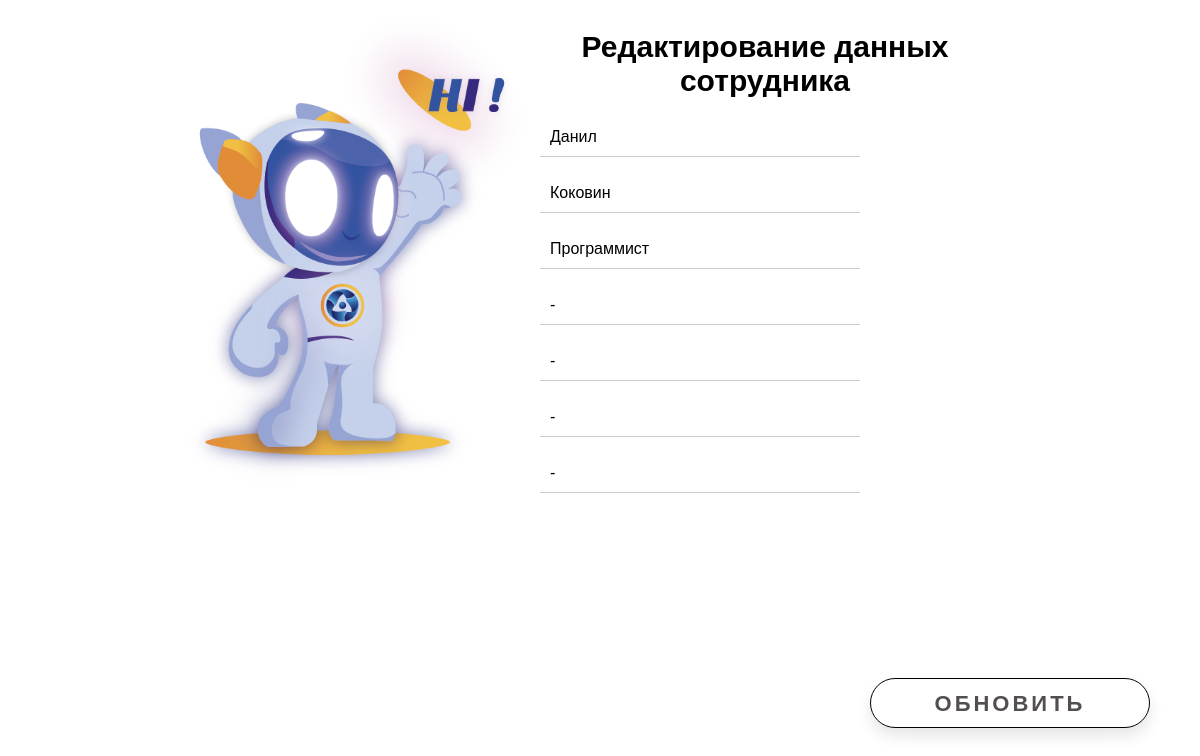
Screenshot of /2/update (signed in) with the database file from the repository.
### main/models.py (models this page shows, shortened)
class Members(User):
    name = models.CharField('Имя', max_length=50)
    surname = models.CharField('Фамилия', max_length=50)
    dolznost = models.CharField('Должность', max_length=50)
    Zadanie1 = models.CharField('Задание 1', max_length=20, blank=True, default='-')
    Zadanie2 = models.CharField('Задание 2', max_length=20, blank=True, default='-')
    Zadanie3 = models.CharField('Задание 3', max_length=20, blank=True, default='-')
    Zadanie4 = models.CharField('Задание 4', max_length=20, blank=True, default='-')
    zp = models.CharField('Заработная плата', max_length=20)
    class Meta:
        verbose_name = 'Сотрудника'
        verbose_name_plural = 'Сотрудники'

### main/views.py (the view)
# urls.py: path('<int:pk>/update', views.SotrudUpdateView.as_view(), name='sotrud-update'),
class SotrudUpdateView(LoginRequiredMixin, UpdateView):
    model = Members
    template_name = 'main/update.html'
    form_class = MembersForm
    raise_exception = True

### main/templates/main/update.html (shortened to what this page needs)
{% extends 'main/layout.html' %}
{% block content %}
{% if request.user.is_staff %}
<h1>Редактирование данных сотрудника</h1>
<form method="post">
            {{form.name}}<br>
            {{form.surname}}<br>
            {{form.dolznost}}<br>
            {{form.Zadanie1}}<br>
            {{form.Zadanie2}}<br>
            {{form.Zadanie3}}<br>
            {{form.Zadanie4}}
<br>
    <div class="hh"><button class="floating-button" type="submit"  >Обновить</button></div>
</form>
{% endif %}
{% endblock %}

### main/static/main/css/main.css (style rules this page uses)
body { background-color: white; }
html { font-size: 15px; margin-top: 10px; }
body { margin: 0; font-family: 'Montserat', sans-serif; }
.floating-button { text-decoration: none; display: inline-block; margin-top: 9em; margin-left: 1em; width: 280px; height: 50px; line-height: 45px; border-radius: 45px; font-family: 'Montserrat', sans-serif; font-size: 22px; text-transform: uppercase; text-align: center; letter-spacing: 3px; font-weight: 600; color: #524f4e; background:white; border: 1px solid black; border-width: 0.5px; box-shadow: 0 8px 15px rgba(0, 0, 0, .1); transition: .3s; }
h1 { font-size: 30px; text-align: center; margin-right: 7em; }
input { font-size: 16px; padding: 10px; display: block; width: 300px; border: none; border-bottom: 1px solid #ccc; }
.hh { margin-top: -2em; float: right; margin-right: 25em; }
@media screen and (max-device-width:1000px) { .hh { margin-top: -2em; float: right; margin-right: 18em; } }
@media screen and (max-device-width:1000px) { .floating-button { margin-right: -10em; } }

### main/static/main/css/css.css (style rules this page uses)
html { font-size: 15px; margin-top: 10px; }
body { margin: 0; font-family: 'Montserat', sans-serif; }

### rows the page displays
Members: name "Данил", surname "Коковин", dolznost "Программист", Zadanie1 "-", Zadanie2 "-", Zadanie3 "-", Zadanie4 "-"
